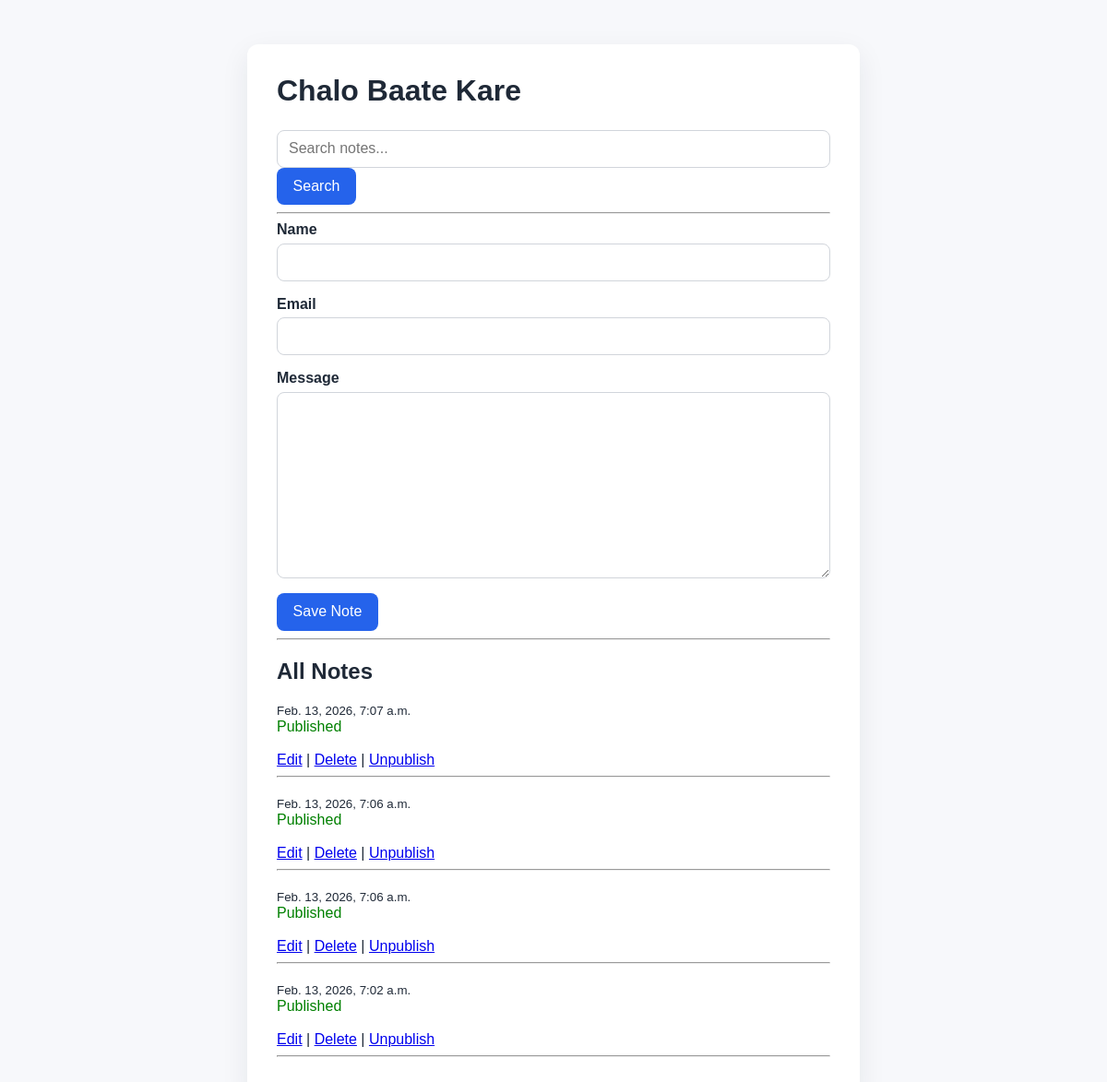
The page / on the database its author committed.
### formsapp/models.py (models this page shows, shortened)
class Note(models.Model):
    name = models.CharField(max_length=100)
    email = models.EmailField()
    message = models.TextField()
    created_at = models.DateTimeField(auto_now_add=True)
    isPublish = models.BooleanField(default=True)

### formsapp/views.py (the view)
# urls.py: path("", views.contact_view, name="contact"),
def contact_view(request):
    notes = Note.objects.all().order_by("-created_at")
    if request.method == "POST":
        form = NoteForm(request.POST)
        if form.is_valid():
            form.save()
            messages.success(request, "Note added successfully!")
            return redirect("contact")
    else:
        form = NoteForm()
    return render(request, "formsapp/contact_form.html", {"form": form, "notes": notes})

### formsapp/forms.py
class NoteForm(forms.ModelForm):
    class Meta:
        model = Note
        fields = ["name", "email", "message"]

### formsapp/templates/formsapp/contact_form.html (shortened to what this page needs)
{% load static %}
<!DOCTYPE html>
<html>
<head>
    <link rel="stylesheet" href="{% static 'formsapp/style.css' %}">
</head>
<body>
<main class="container">
    <h1>Chalo Baate Kare</h1>
    <form method="get">
        <input type="text" name="search" placeholder="Search notes..." />
        <button type="submit">Search</button>
    </form>
    <hr>
    <form method="post" novalidate>
        {% for field in form %}
            <div class="field-group">
                <label>{{ field.label }}</label>
                {{ field }}
            </div>
        {% endfor %}
        <button type="submit">Save Note</button>
    </form>
    <hr>
    <h2>All Notes</h2>
    {% for note in notes %}
        <div class="note-card">
            <small>{{ note.created_at }}</small>
            <br>
            {% if note.isPublish %}
                <span style="color:green;">Published</span>
            {% else %}
                <span style="color:red;">Unpublished</span>
            {% endif %}
            <br><br>
            <a href="{% url 'edit' note.id %}">Edit</a> |
            <a href="{% url 'delete' note.id %}">Delete</a> |
            <a href="{% url 'toggle' note.id %}">
                {% if note.isPublish %}
                    Unpublish
                {% else %}
                    Publish
                {% endif %}
            </a>
        </div>
        <hr>
    {% empty %}
        <p>No notes yet.</p>
    {% endfor %}
</main>
</body>
</html>

### formsapp/static/formsapp/style.css (style rules this page uses)
body { margin: 0; font-family: "Trebuchet MS", sans-serif; background: #f7f8fb; color: #1f2937; }
.container { max-width: 600px; margin: 3rem auto; padding: 2rem; background: #ffffff; border-radius: 12px; box-shadow: 0 10px 30px rgba(31, 41, 55, 0.08); }
h1 { margin-top: 0; margin-bottom: 1.5rem; }
.field-group { display: flex; flex-direction: column; margin-bottom: 1rem; }
label { margin-bottom: 0.35rem; font-weight: 600; }
input, textarea { width: 100%; padding: 0.65rem 0.75rem; border: 1px solid #d1d5db; border-radius: 8px; font-size: 1rem; box-sizing: border-box; }
button { border: none; border-radius: 8px; background: #2563eb; color: #ffffff; padding: 0.7rem 1.1rem; font-size: 1rem; cursor: pointer; }

### rows shown on the page
Note: created_at "Feb. 13, 2026, 7:07 a.m.", isPublish "Published"
Note: created_at "Feb. 13, 2026, 7:06 a.m.", isPublish "Published"
Note: created_at "Feb. 13, 2026, 7:06 a.m.", isPublish "Published"
Note: created_at "Feb. 13, 2026, 7:02 a.m.", isPublish "Published"

### other values the page prints
{{ field.label }} "Name" "Email" "Message"
